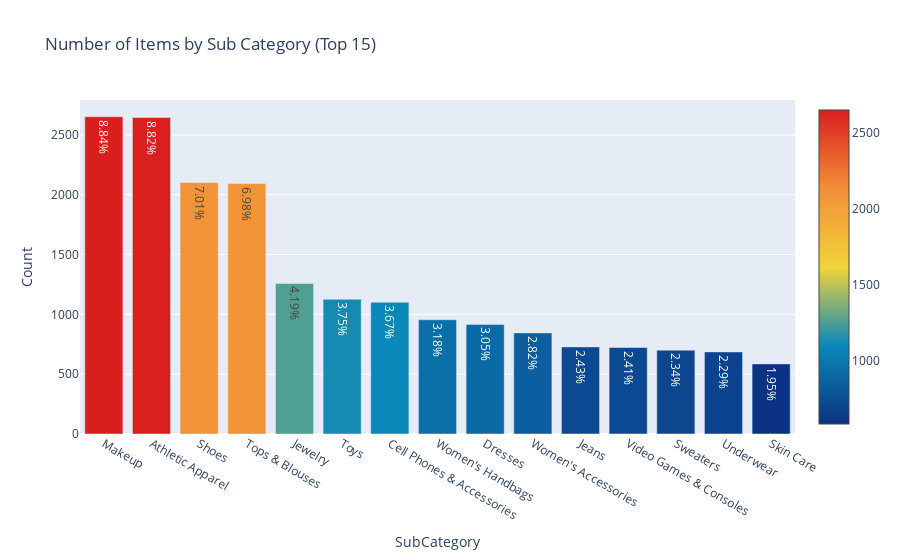

Notebook cell for this chart:
### Code cell
trace1 = go.Bar(x=x, y=y, text=pct,
                marker=dict(
                color = y,colorscale='Portland',showscale=True,
                reversescale = False
                ))
layout = dict(title= 'Number of Items by Sub Category (Top 15)',
              yaxis = dict(title='Count'),
              xaxis = dict(title='SubCategory'))
fig=dict(data=[trace1], layout=layout)
py.iplot(fig)

### Figure 1 — Plotly figure (JSON) as saved in the notebook; plotly's stock layout.template omitted (floating-point values rounded to 4 significant figures)
{"data": [{"marker": {"color": [2652, 2645, 2102, 2093, 1258, 1126, 1101, 955, 916, 845, 728, 723, 701, 686, 586], "colorscale": [[0, "rgb(12,51,131)"], [0.25, "rgb(10,136,186)"], [0.5, "rgb(242,211,56)"], [0.75, "rgb(242,143,56)"], [1, "rgb(217,30,30)"]], "reversescale": false, "showscale": true}, "text": ["8.84%", "8.82%", "7.01%", "6.98%", "4.19%", "3.75%", "3.67%", "3.18%", "3.05%", "2.82%", "2.43%", "2.41%", "2.34%", "2.29%", "1.95%"], "type": "bar", "x": ["Makeup", "Athletic Apparel", "Shoes", "Tops & Blouses", "Jewelry", "Toys", "Cell Phones & Accessories", "Women's Handbags", "Dresses", "Women's Accessories", "Jeans", "Video Games & Consoles", "Sweaters", "Underwear", "Skin Care"], "y": [2652, 2645, 2102, 2093, 1258, 1126, 1101, 955, 916, 845, 728, 723, 701, 686, 586]}], "layout": {"title": {"text": "Number of Items by Sub Category (Top 15)"}, "xaxis": {"title": {"text": "SubCategory"}}, "yaxis": {"title": {"text": "Count"}}}}
